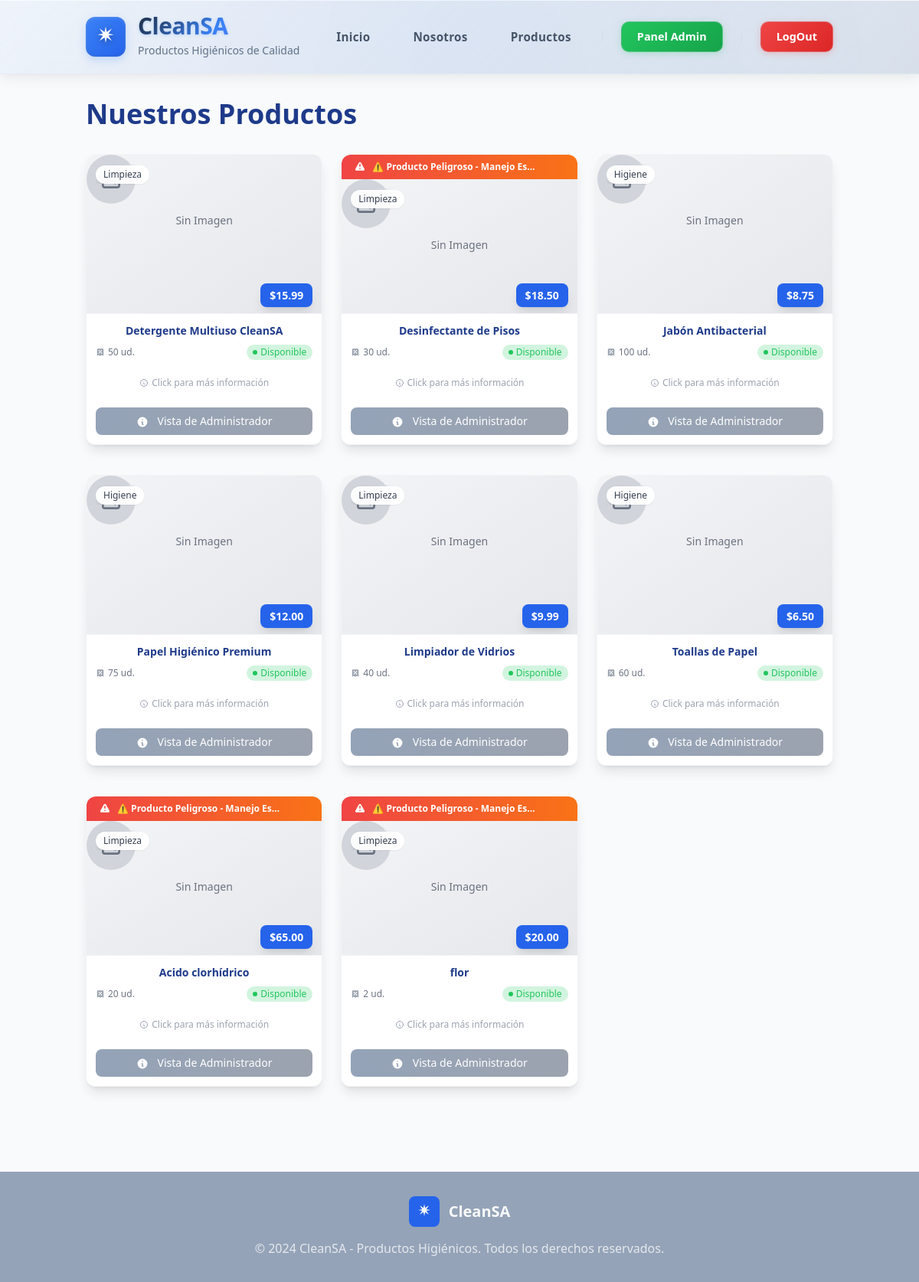
Screenshot of /products/ (signed in) with the database file from the repository.
### app/models.py (models this page shows)
class Producto (database.Model):
    __tablename__ = 'productos'
    id = database.Column(database.Integer, primary_key=True)
    nombre = database.Column(database.String(100), nullable=False)
    precio = database.Column(database.Float, nullable=False)
    stock = database.Column(database.Integer, nullable=False)
    fk_categoria = database.Column(database.Integer,database.ForeignKey('categorias.id'), nullable=False)
    peligroso = database.Column(database.Boolean, nullable=False)

class Categoria (database.Model):
    __tablename__ = 'categorias'
    id = database.Column(database.Integer, primary_key=True)
    nombre = database.Column(database.String(100), nullable=False)

### app/blueprints/products.py (the view)
@products_bp.route('/')
def list_products():
    try:
        productos = Producto.query.all()
        categorias = {cat.id: cat.nombre for cat in Categoria.query.all()}
        return render_template('productos.html',
                             productos=productos,
                             categorias=categorias)
    except Exception as e:
        return render_template('productos.html',
                             productos=[],
                             categorias={})

### app/models.py (called while the page is built)
    @property
    def es_admin(self):
        return self.fk_tipousuario == 1

### app/templates/productos.html (shortened to what this page needs)
<!DOCTYPE html>
<html lang="es">
<head>
    <script src="https://cdn.tailwindcss.com"></script>
    <link rel="stylesheet" href="../static/css/nav-liquid-glass.css">
</head>
<body class="bg-smoke-white min-h-screen">
    {% include 'components/nav.html' %}
    <main class="container mx-auto px-6 py-8">
        <h1 class="text-4xl font-bold text-dark-teal mb-8">Nuestros Productos</h1>
        {% if productos %}
            <div class="grid grid-cols-1 sm:grid-cols-2 lg:grid-cols-3 gap-6">
                {% for producto in productos %}
                    {% include 'components/producto.html' %}
                {% endfor %}
            </div>
        {% else %}
            <p class="text-gray-600">No hay productos disponibles en este momento.</p>
        {% endif %}
    </main>
    {% include 'components/footer.html' %}
</body>
</html>

### app/templates/components/producto.html (shortened to what this page needs)
<div class="flip-card group cursor-pointer" data-producto-id="{{ producto.id }}">
    <div class="flip-card-inner">
        <div class="flip-card-front bg-white rounded-xl shadow-lg hover:shadow-xl transition-all duration-300 border border-gray-100 relative overflow-hidden">
            {% if producto.peligroso %}
                <div class="bg-gradient-to-r from-red-500 to-orange-500 text-white px-4 py-2 pr-12 text-xs font-semibold flex items-center rounded-t-xl">
                    <span class="truncate">⚠️ Producto Peligroso - Manejo Especial</span>
                </div>
            {% endif %}
            <div class="{% if producto.peligroso %}h-44{% else %}h-52{% endif %} bg-gray-50 border-b border-gray-100 relative overflow-hidden">
                <div class="placeholder-content absolute inset-0 bg-gradient-to-br from-gray-100 to-gray-200 flex flex-col items-center justify-center hidden">
                    <div class="w-16 h-16 bg-gray-300 rounded-full flex items-center justify-center mb-3">
                    </div>
                    <p class="text-gray-500 text-sm font-medium">Sin Imagen</p>
                </div>
                <div class="absolute top-3 left-3">
                    <span class="inline-flex items-center px-2.5 py-1 rounded-full text-xs font-medium bg-white bg-opacity-95 text-gray-700 shadow-sm backdrop-blur-sm">
                        {{ categorias.get(producto.fk_categoria, 'Sin categoría') }}
                    </span>
                </div>
                <div class="absolute bottom-3 right-3">
                    <span class="bg-pro-blue text-white px-3 py-1.5 rounded-lg text-base font-bold shadow-lg backdrop-blur-sm">
                        ${{ "%.2f"|format(producto.precio) }}
                    </span>
                </div>
            </div>
            <div class="p-3 flex flex-col justify-between" style="height: calc(100% - 13rem);">
                <div>
                    <h3 class="text-base font-bold text-dark-teal leading-tight mb-2">{{ producto.nombre }}</h3>
                    <div class="flex items-center justify-between mb-2">
                        <div class="flex items-center gap-1">
                            <span class="text-xs text-gray-500">{{ producto.stock }} ud.</span>
                        </div>
                        {% if producto.stock > 0 %}
                            <span class="inline-flex items-center px-2 py-0.5 rounded-full text-xs font-medium bg-warm-green bg-opacity-20 text-warm-green">
                                <div class="w-1.5 h-1.5 bg-warm-green rounded-full mr-1 animate-pulse"></div>
                                Disponible
                            </span>
                        {% else %}
                            <span class="inline-flex items-center px-2 py-0.5 rounded-full text-xs font-medium bg-red-100 text-red-800">
                                <div class="w-1.5 h-1.5 bg-red-500 rounded-full mr-1"></div>
                                Sin Stock
                            </span>
                        {% endif %}
                    </div>
                </div>
                <div class="text-center text-xs text-gray-400 mb-2">
                    <span class="inline-flex items-center">
                        <svg class="w-3 h-3 mr-1" fill="none" stroke="currentColor" viewBox="0 0 24 24">
                            <path stroke-linecap="round" stroke-linejoin="round" stroke-width="2" d="M13 16h-1v-4h-1m1-4h.01M21 12a9 9 0 11-18 0 9 9 0 0118 0z"/>
                        </svg>
                        Click para más información
                    </span>
                </div>
                {% if current_user.is_authenticated and not current_user.es_admin %}
                    {% if producto.stock > 0 %}
                        {% if producto.peligroso and current_user.es_particular %}
                            <div class="w-full bg-gradient-to-r from-orange-400 to-red-500 text-white font-medium py-3 px-4 rounded-xl text-center text-sm border border-orange-300">
                                <svg class="w-4 h-4 inline mr-2" fill="currentColor" viewBox="0 0 20 20">
                                    <path fill-rule="evenodd" d="M8.257 3.099c.765-1.36 2.722-1.36 3.486 0l5.58 9.92c.75 1.334-.213 2.98-1.742 2.98H4.42c-1.53 0-2.493-1.646-1.743-2.98l5.58-9.92zM11 13a1 1 0 11-2 0 1 1 0 012 0zm-1-8a1 1 0 00-1 1v3a1 1 0 002 0V6a1 1 0 00-1-1z" clip-rule="evenodd"/>
                                </svg>
                                ⚠️ Producto solo para empresas
                            </div>
                        {% else %}
                            <button onclick="addToCart({{ producto.id }}, this)" class="add-to-cart-btn w-full bg-gradient-to-r from-light-teal to-pro-blue hover:from-pro-blue hover:to-dark-teal text-white font-semibold py-3 px-6 rounded-xl transition-all duration-300 transform hover:scale-105 shadow-lg hover:shadow-xl flex items-center justify-center group">
                                <svg class="w-5 h-5 mr-2 transition-transform group-hover:scale-110" fill="none" stroke="currentColor" viewBox="0 0 24 24">
                                    <path stroke-linecap="round" stroke-linejoin="round" stroke-width="2" d="M3 3h2l.4 2M7 13h10l4-8H5.4m0 0L7 13m0 0l-1.5 6M7 13l-1.5-6m0 0h12m-10 6h8m-8 0v6a2 2 0 002 2h4a2 2 0 002-2v-6"/>
                                </svg>
                                Agregar al Carrito
                            </button>
                        {% endif %}
                    {% else %}
                        <button disabled class="w-full bg-gray-200 text-gray-400 font-semibold py-3 px-6 rounded-xl cursor-not-allowed flex items-center justify-center">
                            <svg class="w-5 h-5 mr-2" fill="none" stroke="currentColor" viewBox="0 0 24 24">
                                <path stroke-linecap="round" stroke-linejoin="round" stroke-width="2" d="M18.364 18.364A9 9 0 005.636 5.636m12.728 12.728L5.636 5.636m12.728 12.728L18.364 5.636"/>
                            </svg>
                            No Disponible
                        </button>
                    {% endif %}
                {% elif current_user.is_authenticated and current_user.es_admin %}
                    <div class="bg-gradient-to-r from-soft-gray to-gray-400 text-white font-medium py-2 px-4 rounded-lg text-center text-sm">
                        <svg class="w-4 h-4 inline mr-2" fill="currentColor" viewBox="0 0 20 20">
                            <path fill-rule="evenodd" d="M18 10a8 8 0 11-16 0 8 8 0 0116 0zm-7-4a1 1 0 11-2 0 1 1 0 012 0zM9 9a1 1 0 000 2v3a1 1 0 001 1h1a1 1 0 100-2v-3a1 1 0 00-1-1H9z" clip-rule="evenodd"/>
                        </svg>
                        Vista de Administrador
                    </div>
                {% endif %}
            </div>
        </div>
        <div class="flip-card-back bg-gradient-to-br from-light-teal to-pro-blue rounded-xl shadow-xl border border-gray-100 relative overflow-hidden">
            <div class="absolute top-3 right-3 z-20">
                <div class="bg-white bg-opacity-20 rounded-full p-1.5 hover:bg-opacity-30 transition-all duration-200 shadow-sm">
                </div>
            </div>
            <div class="h-full flex flex-col p-4 text-white">
                <div class="mb-3">
                    <h4 class="text-lg font-bold mb-1">{{ producto.nombre }}</h4>
                    <div class="flex items-center justify-between">
                        <span class="text-xs opacity-80">{{ categorias.get(producto.fk_categoria, 'Sin categoría') }}</span>
                        <span class="text-xl font-bold">${{ "%.2f"|format(producto.precio) }}</span>
                    </div>
                </div>
                <div class="flex-grow space-y-3">
                    <div class="bg-white bg-opacity-10 rounded-lg p-2.5 backdrop-blur-sm">
                        <h5 class="font-semibold mb-1.5 flex items-center text-sm">
                        </h5>
                        <div class="flex items-center justify-between text-xs">
                            <span>Stock disponible:</span>
                            <span class="font-bold">{{ producto.stock }} unidades</span>
                        </div>
                        <div class="flex items-center justify-between text-xs mt-1">
                            <span>Estado:</span>
                            {% if producto.stock > 0 %}
                                <span class="bg-green-400 bg-opacity-30 px-1.5 py-0.5 rounded text-xs font-medium">
                                </span>
                            {% else %}
                                <span class="bg-red-400 bg-opacity-30 px-1.5 py-0.5 rounded text-xs font-medium">
                                    ✗ Sin Stock
                                </span>
                            {% endif %}
                        </div>
                    </div>
                    {% if producto.peligroso %}
                        <div class="bg-red-500 bg-opacity-20 rounded-lg p-2.5 backdrop-blur-sm border border-red-400 border-opacity-30">
                            <h5 class="font-semibold mb-1.5 flex items-center text-orange-200 text-sm">
                            </h5>
                            <p class="text-xs opacity-90">
                            </p>
                        </div>
                    {% endif %}
                </div>
                <div class="mt-3 text-center text-xs opacity-70">
                    <span class="inline-flex items-center">
                    </span>
                </div>
            </div>
        </div>
    </div>
</div>

### app/templates/components/producto.html (style rules this page uses)
.flip-card { background-color: transparent; width: 100%; height: 380px; perspective: 1000px; margin-bottom: 15px; }
.flip-card-inner { position: relative; width: 100%; height: 100%; text-align: center; transition: transform 0.8s cubic-bezier(0.4, 0.0, 0.2, 1); transform-style: preserve-3d; }
.flip-card-front, .flip-card-back { position: absolute; width: 100%; height: 100%; -webkit-backface-visibility: hidden; backface-visibility: hidden; overflow: hidden; }
.flip-card-front { z-index: 2; }
.flip-card-back { transform: rotateY(180deg); z-index: 1; }
.flip-card-front .h-44 { height: 11rem; }
.flip-card-front .h-52 { height: 13rem; }
.placeholder-content { animation: pulse 2s infinite; }
.flip-card-front .absolute { backdrop-filter: blur(4px); }
.flip-card h3, .flip-card h4 { word-wrap: break-word; overflow-wrap: break-word; hyphens: auto; }
.flip-card-front .p-3 { padding: 0.75rem; }
.flip-card-back .bg-white.bg-opacity-10 { box-shadow: 0 4px 6px rgba(0, 0, 0, 0.1); }
.flip-card .text-xs { font-size: 0.75rem; line-height: 1rem; }
.flip-card .text-base { font-size: 0.875rem; line-height: 1.25rem; }

### rows the page displays
Producto: get "Limpieza", precio "15.99", nombre "Detergente Multiuso CleanSA", stock "50", shows "Disponible"
Producto: peligroso True (drawn), get "Limpieza", precio "18.50", nombre "Desinfectante de Pisos", stock "30", shows "Disponible"
Producto: get "Higiene", precio "8.75", nombre "Jabón Antibacterial", stock "100", shows "Disponible"
Producto: get "Higiene", precio "12.00", nombre "Papel Higiénico Premium", stock "75", shows "Disponible"
Producto: get "Limpieza", precio "9.99", nombre "Limpiador de Vidrios", stock "40", shows "Disponible"
Producto: get "Higiene", precio "6.50", nombre "Toallas de Papel", stock "60", shows "Disponible"
Producto: peligroso True (drawn), get "Limpieza", precio "65.00", nombre "Acido clorhídrico", stock "20", shows "Disponible"
Producto: peligroso True (drawn), get "Limpieza", precio "20.00", nombre "flor", stock "2", shows "Disponible"
